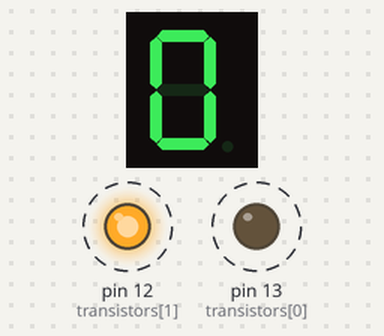
Recording of a sketch running on a simulated Arduino Uno, built with avr-gcc and run on an emulated ATmega328P. Parts: 1-digit seven-segment display, output pins drawn as LEDs (lit = HIGH). Wiring (inferred from the names in the program): 1-digit 7-segment display, segments lit when LOW: segments pin 6, pin 7, pin 9, pin 10, pin 11, pin 5, pin 4. Dashed ring = blinking. The segment pins are drawn as the display they are named for; pins used as bus, display or sensor lines are not drawn.

Above: at 0.2 s.
At 20.0 s:
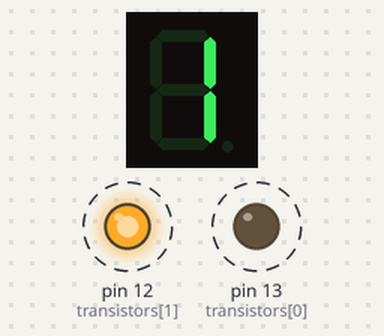
At 29.9 s:
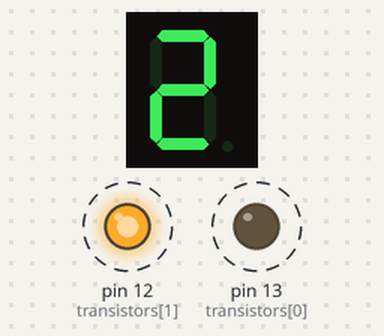
At 39.65 s:
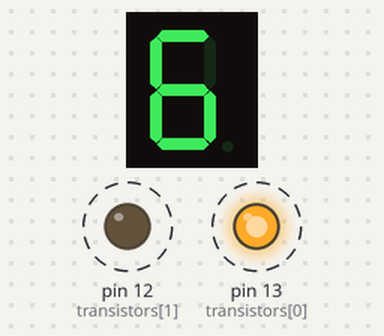
Timing chart, 0 to 40.0 s (numbered marks = the images above):
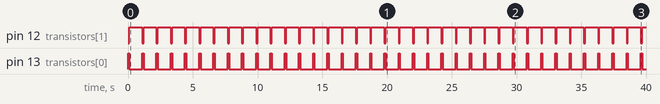

The sketch:

2_seven_segment_display_interface.ino
```cpp
//Initialising the variables
int a = 6;
int b = 7;
int c = 9;
int d = 10;
int e = 11;
int f = 5;
int g = 4;

int transistors[] = {13, 12};

int leftCounter = 0;
int rightCounter = 0;

/*
Bit 0 corresponds to segment A, bit 0 to segment B and so on.
In order to display the number 1, segments B and C need to be lit,
so that is represented by the value 1001100.
*/
int arr[][7] = {
 //		Bit
 //0  1  2  3  4  5  6  	Representation
  {0, 0, 0, 0, 0, 0, 1},		//1
  {1, 0, 0, 1, 1, 1, 1},		//2
  {0, 0, 1, 0, 0, 1, 0},		//3
  {0, 0, 0, 0, 1, 1, 0},		//4
  {1, 0, 0, 1, 1, 0, 0},		//5
  {0, 1, 0, 0, 1, 0, 0},		//6
  {0, 1, 0, 0, 0, 0, 0},		//7
  {0, 0, 0, 1, 1, 1, 1},		//8
  {0, 0, 0, 0, 0, 0, 0},		//9
  {0, 0, 0, 0, 1, 0, 0} 		//0
};

void setup(){
  pinMode(a, OUTPUT);
  pinMode(b, OUTPUT);
  pinMode(c, OUTPUT);
  pinMode(d, OUTPUT);
  pinMode(e, OUTPUT);
  pinMode(f, OUTPUT);
  pinMode(g, OUTPUT);
  pinMode(transistors[0], OUTPUT);
  pinMode(transistors[1], OUTPUT);
}

void loop() {
  transistor_control(leftCounter, rightCounter);
  delay(1000);
  rightCounter++;
  if (rightCounter > 9){
  	rightCounter = 0;

    leftCounter++;
    if(leftCounter > 9)
      leftCounter = 0;
  }

}

/*
Below we write the function to control the transistor which takes
the left/right counter as the input
*/
void transistor_control(int left, int right)
{
  digitalWrite(transistors[0], HIGH);	//transistor=13
  digitalWrite(transistors[1], LOW);	//transistor=12
  write(right);
  delay(100);

  digitalWrite(transistors[0], LOW);
  digitalWrite(transistors[1], HIGH);
  write(left);

}

/*
Below we glow the led according to the left/right counter
updation which feeds in here where we used the arrays to glow
that specific bits of the number.
*/
void write(int i){
  digitalWrite(a, arr[i][0]);
  digitalWrite(b, arr[i][1]);
  digitalWrite(c, arr[i][2]);
  digitalWrite(d, arr[i][3]);
  digitalWrite(e, arr[i][4]);
  digitalWrite(f, arr[i][5]);
  digitalWrite(g, arr[i][6]);

}
```

Measured:
- by itself, pin 12 (transistors[1]): alternates HIGH for 1.0 s and LOW for 0.10 s
- by itself, pin 13 (transistors[0]): alternates HIGH for 0.10 s and LOW for 1.0 s
- what the display in image 1 shows lasts 1.0 s, from 19.9 s to 20.9 s
